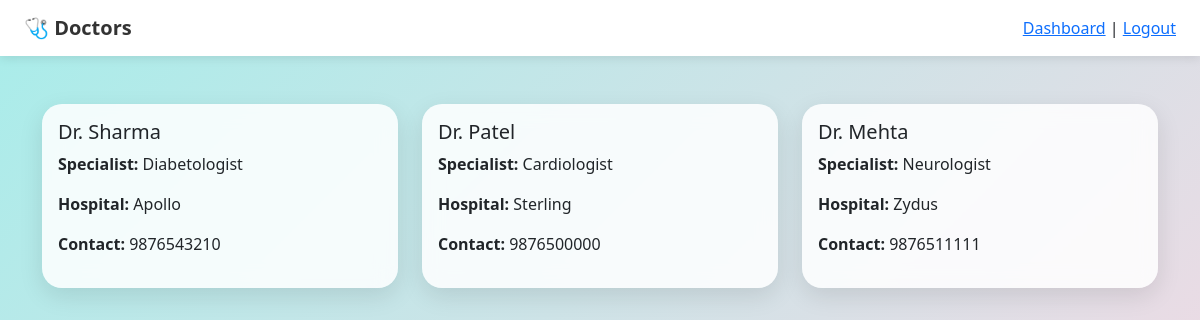
The page /doctors (signed in) on the database its author committed.
### app.py (models this page shows)
class Doctor(db.Model):
    id = db.Column(db.Integer, primary_key=True)
    name = db.Column(db.String(100))
    specialization = db.Column(db.String(100))
    hospital = db.Column(db.String(100))
    contact = db.Column(db.String(50))

### app.py (the view)
@app.route('/doctors')
def doctors():
    if 'user' not in session:
        return redirect('/login')
    doctors = Doctor.query.all()
    return render_template("doctors.html", doctors=doctors)

### templates/doctors.html (shortened to what this page needs)
<!DOCTYPE html>
<html>
<head>
<link href="https://cdn.jsdelivr.net/npm/bootstrap@5.3.0/dist/css/bootstrap.min.css" rel="stylesheet">
<link rel="stylesheet" href="{{ url_for('static', filename='style.css') }}">
</head>
<body>
<nav class="navbar px-4">
<span class="navbar-brand">🩺 Doctors</span>
<div>
<a href="/">Dashboard</a> |
<a href="/logout">Logout</a>
</div>
</nav>
<div class="container mt-5">
<div class="row">
{% for d in doctors %}
<div class="col-md-4">
<div class="card p-3 mb-3">
<h5>{{ d.name }}</h5>
<p><b>Specialist:</b> {{ d.specialization }}</p>
<p><b>Hospital:</b> {{ d.hospital }}</p>
<p><b>Contact:</b> {{ d.contact }}</p>
</div>
</div>
{% endfor %}
</div>
</div>
</body>
</html>

### static/style.css (style rules this page uses)
body { font-family: 'Segoe UI', sans-serif; background: linear-gradient(135deg, #a8edea, #fed6e3); min-height: 100vh; }
.navbar { background: white !important; box-shadow: 0 2px 10px rgba(0,0,0,0.1); }
.navbar-brand { font-weight: bold; color: #333 !important; }
.card { border-radius: 20px; border: none; background: rgba(255, 255, 255, 0.85); backdrop-filter: blur(10px); box-shadow: 0 8px 25px rgba(0,0,0,0.1); }

### rows shown on the page
Doctor: name "Dr. Sharma", specialization "Diabetologist", hospital "Apollo", contact "9876543210"
Doctor: name "Dr. Patel", specialization "Cardiologist", hospital "Sterling", contact "9876500000"
Doctor: name "Dr. Mehta", specialization "Neurologist", hospital "Zydus", contact "9876511111"
